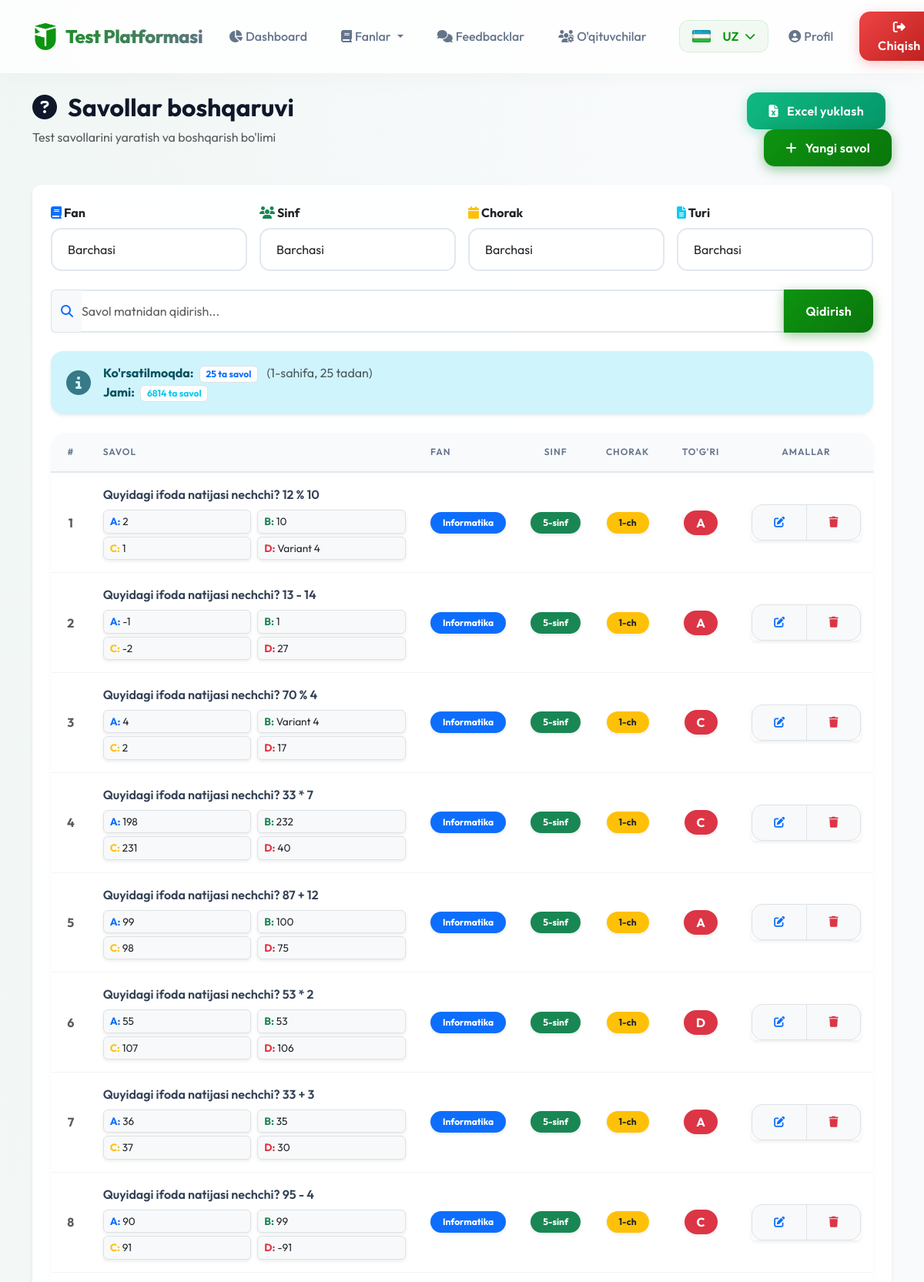
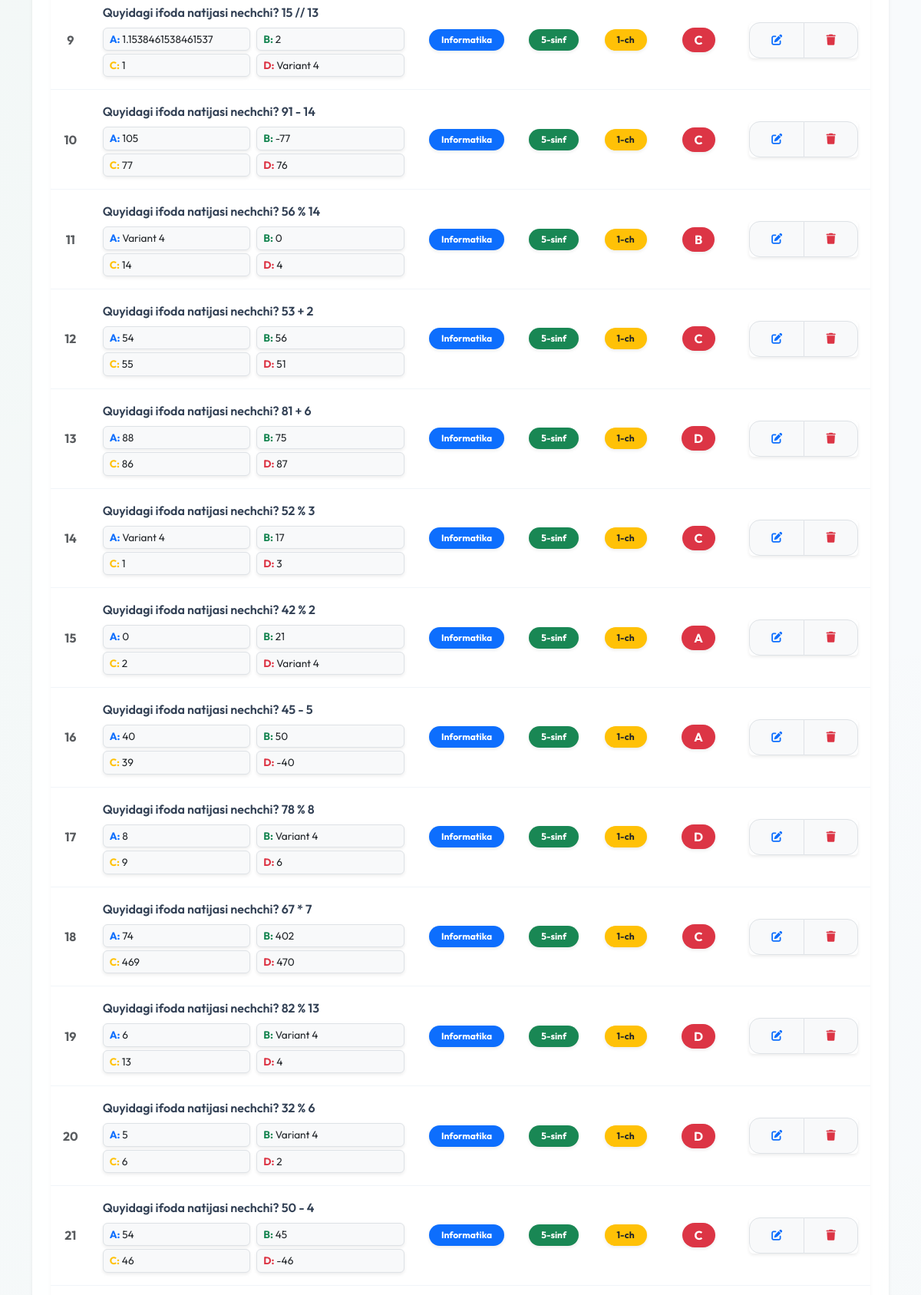
The page /admin/questions (signed in, upper part) on the database its author committed (2 pictures, top to bottom).
### models.py (models this page shows)
class Question(db.Model):
    id = db.Column(db.Integer, primary_key=True)
    subject_id = db.Column(db.Integer, db.ForeignKey('subject.id'), nullable=False)
    grade = db.Column(db.Integer, nullable=False)
    quarter = db.Column(db.Integer, nullable=False)
    difficulty = db.Column(db.Integer, default=2)
    lesson = db.Column(db.Integer, nullable=True)
    question_text = db.Column(db.Text, nullable=False)
    question_text_ru = db.Column(db.Text)
    question_text_en = db.Column(db.Text)
    option_a = db.Column(db.String(200), nullable=False)
    option_a_ru = db.Column(db.String(200))
    option_a_en = db.Column(db.String(200))
    option_b = db.Column(db.String(200), nullable=False)
    option_b_ru = db.Column(db.String(200))
    option_b_en = db.Column(db.String(200))
    option_c = db.Column(db.String(200), nullable=False)
    option_c_ru = db.Column(db.String(200))
    option_c_en = db.Column(db.String(200))
    option_d = db.Column(db.String(200), nullable=False)
    option_d_ru = db.Column(db.String(200))
    option_d_en = db.Column(db.String(200))
    correct_answer = db.Column(db.String(1), nullable=False)  # A, B, C, or D
    subject = db.relationship('Subject', backref='questions')

class Subject(db.Model):
    id = db.Column(db.Integer, primary_key=True)
    name = db.Column(db.String(50), nullable=False)
    name_ru = db.Column(db.String(50))
    name_en = db.Column(db.String(50))
    grades = db.Column(db.String(20), nullable=False)  # "5,6" yoki "7,8,9"
    is_protected = db.Column(db.Boolean, default=False) # Anti-cheat protection
    question_count = db.Column(db.Integer, default=20)
    time_limit = db.Column(db.Integer, default=30)
    show_results = db.Column(db.Boolean, default=True)
    is_visible = db.Column(db.Boolean, default=True)

### routes/admin.py (the view)
@admin_bp.route('/questions')
def questions():
    subject_id = request.args.get('subject_id', type=int)
    grade = request.args.get('grade', type=int)
    quarter = request.args.get('quarter', type=int)
    page = request.args.get('page', 1, type=int)
    per_page = 25
    query = Question.query
    if subject_id:
        query = query.filter_by(subject_id=subject_id)
    if grade:
        query = query.filter_by(grade=grade)
    if quarter:
        query = query.filter_by(quarter=quarter)
    is_control_work = request.args.get('is_control_work')
    if is_control_work == '1':
        query = query.filter(Question.control_works.any())
    elif is_control_work == '0':
        query = query.filter(~Question.control_works.any())
    search = request.args.get('search')
    if search:
        search_term = f"%{search}%"
        query = query.filter(Question.question_text.ilike(search_term))
    pagination = query.paginate(page=page, per_page=per_page, error_out=False)
    questions = pagination.items
    stats_raw = db.session.query(
        Question.subject_id,
        Question.grade,
        Question.quarter,
        func.count(Question.id)
    ).group_by(Question.subject_id, Question.grade, Question.quarter).all()
    stats_dict = {}
    for sid, grade, quarter, count in stats_raw:
        if sid not in stats_dict: stats_dict[sid] = {}
        if grade not in stats_dict[sid]: stats_dict[sid][grade] = {}
        stats_dict[sid][grade][quarter] = count
    subjects = Subject.query.all()
    return render_template('admin_questions.html',
                         questions=questions,
                         stats_dict=stats_dict,
                         pagination=pagination,
                         subjects=subjects)

### routes/admin.py (called while the page is built)
@admin_bp.before_request
def require_login():
    if request.endpoint == 'admin.login':
        return
    if 'admin_id' not in session:
        return redirect(url_for('admin.login'))

### templates/admin_questions.html (shortened to what this page needs)
{% extends "base.html" %}
{% block content %}
<div class="container">
    <div class="row mb-4 animate-fade-in-up">
        <div class="col-md-8">
            <h2 class="fw-bold text-gradient"><i class="fas fa-question-circle me-2"></i> {{ _('Savollar boshqaruvi') }}
            </h2>
            <p class="text-muted">{{ _('Test savollarini yaratish va boshqarish bo\'limi') }}</p>
        </div>
        <div class="col-md-4 text-md-end">
            <button type="button" class="btn btn-success me-2" data-bs-toggle="modal" data-bs-target="#importModal">
                <i class="fas fa-file-excel me-2"></i> {{ _('Excel yuklash') }}
            </button>
            <a href="{{ url_for('admin.question_add') }}" class="btn btn-primary">
                <i class="fas fa-plus me-2"></i> {{ _('Yangi savol') }}
            </a>
        </div>
    </div>
    <div class="card shadow-sm border-0 animate-fade-in-up" style="border-radius: 12px; animation-delay: 0.1s;">
        <div class="card-body p-4">
            <form method="GET" class="mb-4">
                <div class="row g-3">
                    <div class="col-md-3">
                        <label class="form-label fw-bold">
                            <i class="fas fa-book text-primary"></i> {{ _('Fan') }}
                        </label>
                        <select name="subject_id" class="form-select" onchange="this.form.submit()">
                            <option value="">{{ _('Barchasi') }}</option>
                        </select>
                    </div>
                    <div class="col-md-3">
                        <label class="form-label fw-bold">
                            <i class="fas fa-users text-success"></i> {{ _('Sinf') }}
                        </label>
                        <select name="grade" class="form-select" onchange="this.form.submit()">
                            <option value="">{{ _('Barchasi') }}</option>
                        </select>
                    </div>
                    <div class="col-md-3">
                        <label class="form-label fw-bold">
                            <i class="fas fa-calendar text-warning"></i> {{ _('Chorak') }}
                        </label>
                        <select name="quarter" class="form-select" onchange="this.form.submit()">
                            <option value="">{{ _('Barchasi') }}</option>
                        </select>
                    </div>
                    <div class="col-md-3">
                        <label class="form-label fw-bold">
                            <i class="fas fa-file-alt text-info"></i> {{ _('Turi') }}
                        </label>
                        <select name="is_control_work" class="form-select" onchange="this.form.submit()">
                            <option value="">{{ _('Barchasi') }}</option>
                        </select>
                    </div>
                </div>
                <div class="row g-3 mt-2">
                    <div class="col-12">
                        <div class="input-group">
                            <span class="input-group-text bg-light text-primary border-end-0">
                                <i class="fas fa-search"></i>
                            </span>
                            <input type="text" name="search" class="form-control border-start-0 ps-0"
                                placeholder="{{ _('Savol matnidan qidirish...') }}"
                                value="{{ request.args.get('search', '') }}">
                            <button class="btn btn-primary" type="submit">
                                {{ _('Qidirish') }}
                            </button>
                        </div>
                    </div>
                </div>
            </form>
            <div class="alert alert-info mb-4 border-0 shadow-sm d-flex align-items-center">
                <i class="fas fa-info-circle fa-2x me-3 opacity-75"></i>
                <div>
                    <strong>{{ _('Ko\'rsatilmoqda') }}:</strong> <span
                        class="badge bg-white text-primary border ms-1">{{ questions|length }} ta savol</span>
                    <span class="text-muted ms-2">({{ pagination.page }}-{{ _('sahifa') }}, {{ pagination.per_page }} {{
                        _('tadan') }})</span>
                    <br>
                    <strong>{{ _('Jami') }}:</strong> <span class="badge bg-white text-info border ms-1">{{
                        pagination.total }} ta savol</span>
                </div>
            </div>
            {% if questions %}
            <div class="table-responsive">
                <table class="table table-hover align-middle mb-0">
                    <thead class="table-light">
                        <tr>
                            <th style="width: 50px;" class="text-center">#</th>
                            <th>{{ _('Savol') }}</th>
                            <th style="width: 120px;">{{ _('Fan') }}</th>
                            <th style="width: 80px;" class="text-center">{{ _('Sinf') }}</th>
                            <th style="width: 90px;" class="text-center">{{ _('Chorak') }}</th>
                            <th style="width: 100px;" class="text-center">{{ _('To\'g\'ri') }}</th>
                            <th style="width: 120px;" class="text-center">{{ _('Amallar') }}</th>
                        </tr>
                    </thead>
                    <tbody class="border-top-0">
                        {% for question in questions %}
                        <tr>
                            <td class="text-center text-muted fw-bold">{{ loop.index + (pagination.page - 1) *
                                pagination.per_page }}</td>
                            <td>
                                <div class="text-wrap fw-semibold mb-2" style="max-width: 500px;"
                                    title="{{ question.question_text }}">
                                    {{ question.question_text }}
                                </div>
                                <div class="row gx-2 gy-1" style="font-size: 0.85rem;">
                                    <div class="col-6">
                                        <div class="border rounded bg-light px-2 py-1 text-dark shadow-sm text-truncate"
                                            title="{{ question.option_a }}"><strong class="text-primary">A:</strong> {{
                                            question.option_a }}</div>
                                    </div>
                                    <div class="col-6">
                                        <div class="border rounded bg-light px-2 py-1 text-dark shadow-sm text-truncate"
                                            title="{{ question.option_b }}"><strong class="text-success">B:</strong> {{
                                            question.option_b }}</div>
                                    </div>
                                    <div class="col-6">
                                        <div class="border rounded bg-light px-2 py-1 text-dark shadow-sm text-truncate"
                                            title="{{ question.option_c }}"><strong class="text-warning">C:</strong> {{
                                            question.option_c }}</div>
                                    </div>
                                    <div class="col-6">
                                        <div class="border rounded bg-light px-2 py-1 text-dark shadow-sm text-truncate"
                                            title="{{ question.option_d }}"><strong class="text-danger">D:</strong> {{
                                            question.option_d }}</div>
                                    </div>
                                </div>
                            </td>
                            <td>
                                <span class="badge bg-primary rounded-pill px-3 py-2 shadow-sm">{{ question.subject.name
                                    }}</span>
                            </td>
                            <td class="text-center">
                                <span class="badge bg-success rounded-pill px-3 py-2 shadow-sm">{{ question.grade
                                    }}-sinf</span>
                            </td>
                            <td class="text-center">
                                <span class="badge bg-warning text-dark rounded-pill px-3 py-2 shadow-sm">{{
                                    question.quarter }}-ch</span>
                            </td>
                            <td class="text-center">
                                <span class="badge bg-danger rounded-pill px-3 py-2 shadow-sm fs-6">{{
                                    question.correct_answer }}</span>
                            </td>
                            <td class="text-center">
                                <div class="btn-group btn-group-sm shadow-sm" role="group">
                                    <a href="{{ url_for('admin.question_edit', id=question.id) }}"
                                        class="btn btn-light border" data-bs-toggle="tooltip"
                                        title="{{ _('Tahrirlash') }}">
                                        <i class="fas fa-edit text-primary"></i>
                                    </a>
                                    {% if session.admin_role == 'admin' %}
                                    <button type="button" class="btn btn-light border text-danger"
                                        onclick="deleteQuestion({{ question.id }}, this)" data-bs-toggle="tooltip"
                                        title="{{ _('O\'chirish') }}">
                                        <i class="fas fa-trash"></i>
                                    </button>
                                    {% endif %}
                                </div>
                            </td>
                        </tr>
                        {% endfor %}
                    </tbody>
                </table>
            </div>
            {% endif %}
        </div>
    </div>
</div>
{% endblock %}

### templates/base.html (style rules this page uses)
:root { --primary: #0d9410; --primary-dark: #0a750c; --secondary: #64748b; --success: #10b981; --danger: #ef4444; --warning: #f59e0b; --dark: #0f172a; --light: #f8fafc; --glass: rgba(255, 255, 255, 0.9); --glass-border: rgba(255, 255, 255, 0.2); --shadow: 0 10px 40px -10px rgba(0, 0, 0, 0.1); }
body { font-family: 'Outfit', sans-serif; background: #f8fafc; background-image: radial-gradient(at 0% 0%, rgba(13, 148, 16, 0.03) 0px, transparent 50%), radial-gradient(at 100% 100%, rgba(13, 148, 16, 0.03) 0px, transparent 50%); background-attachment: fixed; min-height: 100vh; color: var(--dark); }
.card { background: var(--glass); backdrop-filter: blur(12px); -webkit-backdrop-filter: blur(12px); border: 1px solid rgba(255, 255, 255, 0.5); border-radius: 24px; box-shadow: var(--shadow); transition: transform 0.3s cubic-bezier(0.4, 0, 0.2, 1), box-shadow 0.3s ease; overflow: hidden; }
.btn { border-radius: 14px; padding: 12px 28px; font-weight: 600; letter-spacing: 0.3px; transition: all 0.3s cubic-bezier(0.4, 0, 0.2, 1); border: none; position: relative; overflow: hidden; }
.btn-primary { background: linear-gradient(135deg, var(--primary), var(--primary-dark)); box-shadow: 0 4px 15px rgba(10, 117, 12, 0.4); }
.btn-success { background: linear-gradient(135deg, var(--success), #059669); box-shadow: 0 4px 15px rgba(16, 185, 129, 0.3); }
.form-control, .form-select { border-radius: 14px; border: 2px solid #e2e8f0; padding: 14px 20px; font-size: 1rem; transition: all 0.3s ease; background: rgba(255, 255, 255, 0.8); }
.alert { border: none; border-radius: 16px; padding: 16px 20px; box-shadow: 0 10px 15px -3px rgba(0, 0, 0, 0.05); animation: slideInDown 0.5s cubic-bezier(0.4, 0, 0.2, 1); }
.table-responsive { border-radius: 20px; box-shadow: 0 4px 6px -1px rgba(0, 0, 0, 0.05); }
.table { background: white; margin-bottom: 0; }
.table thead th { background: #f8fafc; color: #64748b; font-weight: 600; text-transform: uppercase; font-size: 0.75rem; letter-spacing: 1px; padding: 16px; border-bottom: 2px solid #e2e8f0; }
.table tbody td { padding: 16px; vertical-align: middle; border-bottom: 1px solid #f1f5f9; color: #334155; }

### rows shown on the page
Question: question_text "Quyidagi ifoda natijasi nechchi? 12 % 10", option_a "2", option_b "10", option_c "1", option_d "Variant 4", subject.name "Informatika", grade "5", quarter "1", correct_answer "A"
Question: question_text "Quyidagi ifoda natijasi nechchi? 13 - 14", option_a "-1", option_b "1", option_c "-2", option_d "27", subject.name "Informatika", grade "5", quarter "1", correct_answer "A"
Question: question_text "Quyidagi ifoda natijasi nechchi? 70 % 4", option_a "4", option_b "Variant 4", option_c "2", option_d "17", subject.name "Informatika", grade "5", quarter "1", correct_answer "C"
Question: question_text "Quyidagi ifoda natijasi nechchi? 33 * 7", option_a "198", option_b "232", option_c "231", option_d "40", subject.name "Informatika", grade "5", quarter "1", correct_answer "C"
Question: question_text "Quyidagi ifoda natijasi nechchi? 87 + 12", option_a "99", option_b "100", option_c "98", option_d "75", subject.name "Informatika", grade "5", quarter "1", correct_answer "A"
Question: question_text "Quyidagi ifoda natijasi nechchi? 53 * 2", option_a "55", option_b "53", option_c "107", option_d "106", subject.name "Informatika", grade "5", quarter "1", correct_answer "D"
Question: question_text "Quyidagi ifoda natijasi nechchi? 33 + 3", option_a "36", option_b "35", option_c "37", option_d "30", subject.name "Informatika", grade "5", quarter "1", correct_answer "A"
Question: question_text "Quyidagi ifoda natijasi nechchi? 95 - 4", option_a "90", option_b "99", option_c "91", option_d "-91", subject.name "Informatika", grade "5", quarter "1", correct_answer "C"
Question: question_text "Quyidagi ifoda natijasi nechchi? 15 // 13", option_a "1.1538461538461537", option_b "2", option_c "1", option_d "Variant 4", subject.name "Informatika", grade "5", quarter "1", correct_answer "C"
Question: question_text "Quyidagi ifoda natijasi nechchi? 91 - 14", option_a "105", option_b "-77", option_c "77", option_d "76", subject.name "Informatika", grade "5", quarter "1", correct_answer "C"
Question: question_text "Quyidagi ifoda natijasi nechchi? 56 % 14", option_a "Variant 4", option_b "0", option_c "14", option_d "4", subject.name "Informatika", grade "5", quarter "1", correct_answer "B"
Question: question_text "Quyidagi ifoda natijasi nechchi? 53 + 2", option_a "54", option_b "56", option_c "55", option_d "51", subject.name "Informatika", grade "5", quarter "1", correct_answer "C"
Question: question_text "Quyidagi ifoda natijasi nechchi? 81 + 6", option_a "88", option_b "75", option_c "86", option_d "87", subject.name "Informatika", grade "5", quarter "1", correct_answer "D"
Question: question_text "Quyidagi ifoda natijasi nechchi? 52 % 3", option_a "Variant 4", option_b "17", option_c "1", option_d "3", subject.name "Informatika", grade "5", quarter "1", correct_answer "C"
Question: question_text "Quyidagi ifoda natijasi nechchi? 42 % 2", option_a "0", option_b "21", option_c "2", option_d "Variant 4", subject.name "Informatika", grade "5", quarter "1", correct_answer "A"
Question: question_text "Quyidagi ifoda natijasi nechchi? 45 - 5", option_a "40", option_b "50", option_c "39", option_d "-40", subject.name "Informatika", grade "5", quarter "1", correct_answer "A"
Question: question_text "Quyidagi ifoda natijasi nechchi? 78 % 8", option_a "8", option_b "Variant 4", option_c "9", option_d "6", subject.name "Informatika", grade "5", quarter "1", correct_answer "D"
Question: question_text "Quyidagi ifoda natijasi nechchi? 67 * 7", option_a "74", option_b "402", option_c "469", option_d "470", subject.name "Informatika", grade "5", quarter "1", correct_answer "C"
Question: question_text "Quyidagi ifoda natijasi nechchi? 82 % 13", option_a "6", option_b "Variant 4", option_c "13", option_d "4", subject.name "Informatika", grade "5", quarter "1", correct_answer "D"
Question: question_text "Quyidagi ifoda natijasi nechchi? 32 % 6", option_a "5", option_b "Variant 4", option_c "6", option_d "2", subject.name "Informatika", grade "5", quarter "1", correct_answer "D"
Question: question_text "Quyidagi ifoda natijasi nechchi? 50 - 4", option_a "54", option_b "45", option_c "46", option_d "-46", subject.name "Informatika", grade "5", quarter "1", correct_answer "C"

### other values the page prints
{{ questions|length }} "25"
{{ pagination.page }} "1"
{{ pagination.per_page }} "25"
{{ pagination.total }} "6814"
form field subject_id "Barchasi"
form field grade "Barchasi"
form field quarter "Barchasi"
form field is_control_work "Barchasi"
